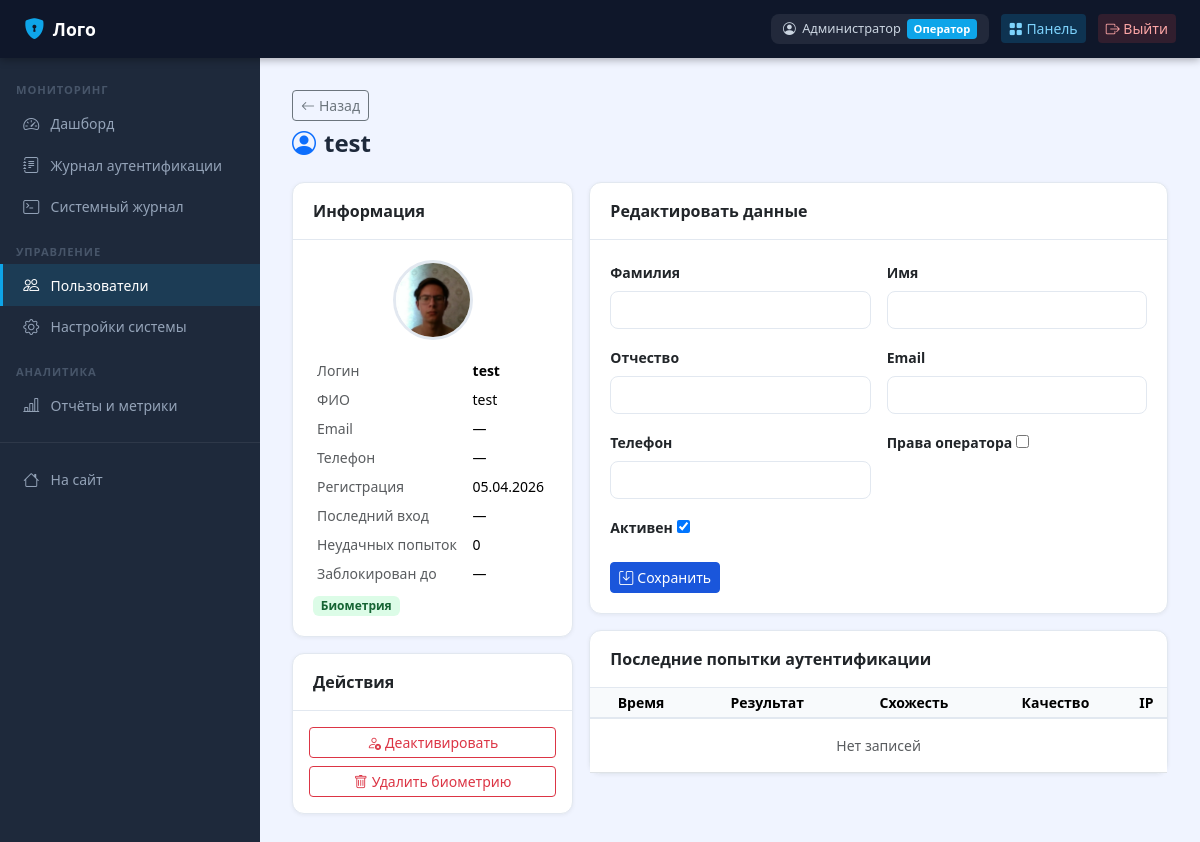
/operator/users/3/ (signed in), run on an earlier commit of the app's database.
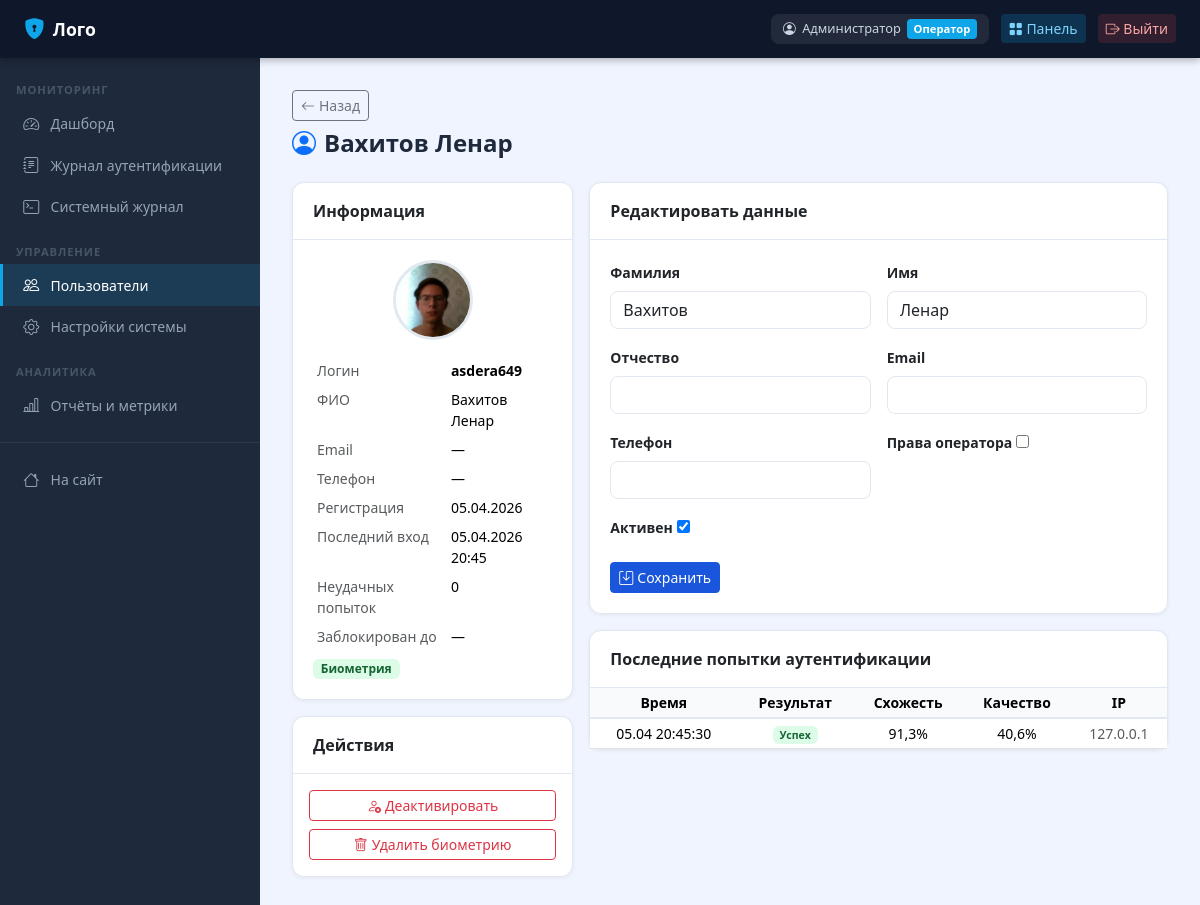
And on a later commit of the database.
### apps/accounts/models.py (models this page shows, shortened)
class CustomUser(AbstractUser):
    patronymic = models.CharField('Отчество', max_length=150, blank=True)
    phone = models.CharField('Телефон', max_length=20, blank=True)
    is_operator = models.BooleanField('Оператор', default=False)
    is_biometric_registered = models.BooleanField('Биометрия зарегистрирована', default=False)
    failed_attempts = models.PositiveIntegerField('Неудачных попыток', default=0)
    locked_until = models.DateTimeField('Заблокирован до', null=True, blank=True)
    created_at = models.DateTimeField('Дата регистрации', auto_now_add=True)
    class Meta:
        verbose_name = 'Пользователь'
        verbose_name_plural = 'Пользователи'
    def get_full_name_ru(self):
        parts = [self.last_name, self.first_name, self.patronymic]
        return ' '.join(p for p in parts if p) or self.username
    def is_locked(self):
        if self.locked_until and self.locked_until > timezone.now():
            return True
        return False

class BiometricTemplate(models.Model):
    user = models.OneToOneField(
        CustomUser, on_delete=models.CASCADE,
        related_name='biometric_template', verbose_name='Пользователь'
    )
    embedding = models.TextField('Вектор признаков (JSON)')  # JSON array of 512 floats
    detection_confidence = models.FloatField('Уверенность детекции', default=0.0)
    image_quality_score = models.FloatField('Оценка качества изображения', default=0.0)
    face_image = models.ImageField('Фото лица', upload_to='biometric_faces/', blank=True)
    created_at = models.DateTimeField('Создан', auto_now_add=True)
    updated_at = models.DateTimeField('Обновлён', auto_now=True)
    class Meta:
        verbose_name = 'Биометрический шаблон'
        verbose_name_plural = 'Биометрические шаблоны'

### apps/biometric/models.py (models this page shows, shortened)
class AuthenticationLog(models.Model):
    RESULT_SUCCESS = 'success'
    RESULT_FAIL_QUALITY = 'fail_quality'
    RESULT_FAIL_NO_FACE = 'fail_no_face'
    RESULT_FAIL_RECOGNITION = 'fail_recognition'
    RESULT_FAIL_LIVENESS = 'fail_liveness'
    RESULT_FAIL_LOCKED = 'fail_locked'
    RESULT_CHOICES = [
        (RESULT_SUCCESS, 'Успех'),
        (RESULT_FAIL_QUALITY, 'Низкое качество изображения'),
        (RESULT_FAIL_NO_FACE, 'Лицо не обнаружено'),
        (RESULT_FAIL_RECOGNITION, 'Лицо не распознано'),
        (RESULT_FAIL_LIVENESS, 'Проверка живости не пройдена'),
        (RESULT_FAIL_LOCKED, 'Аккаунт заблокирован'),
    ]
    user = models.ForeignKey(
        settings.AUTH_USER_MODEL, on_delete=models.SET_NULL,
        null=True, blank=True, related_name='auth_logs', verbose_name='Пользователь'
    )
    attempted_username = models.CharField('Введённый логин', max_length=150, blank=True)
    timestamp = models.DateTimeField('Время', auto_now_add=True, db_index=True)
    result = models.CharField('Результат', max_length=30, choices=RESULT_CHOICES)
    recognition_confidence = models.FloatField('Уверенность распознавания', default=0.0)
    quality_score = models.FloatField('Оценка качества', default=0.0)
    liveness_score = models.FloatField('Оценка живости (заглушка)', null=True, blank=True)
    failure_reason = models.TextField('Причина отказа', null=True, blank=True)
    ip_address = models.GenericIPAddressField('IP-адрес', null=True, blank=True)
    user_agent = models.CharField('User-Agent', max_length=500, blank=True)
    class Meta:
        verbose_name = 'Журнал аутентификации'
        verbose_name_plural = 'Журнал аутентификации'
        ordering = ['-timestamp']

### apps/operator/views.py (the view)
    @login_required
    def wrapped(request, *args, **kwargs):
        if not request.user.is_operator and not request.user.is_superuser:
            messages.error(request, 'Доступ запрещён. Требуются права оператора.')
            return redirect('home')
        return view_func(request, *args, **kwargs)

### apps/accounts/forms.py
class UserEditForm(forms.ModelForm):
    class Meta:
        model = CustomUser
        fields = ['last_name', 'first_name', 'patronymic', 'email', 'phone', 'is_operator', 'is_active']
        labels = {
            'last_name': 'Фамилия', 'first_name': 'Имя', 'patronymic': 'Отчество',
            'email': 'Email', 'phone': 'Телефон',
            'is_operator': 'Права оператора', 'is_active': 'Активен',
        }
        widgets = {
            'last_name': forms.TextInput(attrs={'class': 'form-control'}),
            'first_name': forms.TextInput(attrs={'class': 'form-control'}),
            'patronymic': forms.TextInput(attrs={'class': 'form-control'}),
            'email': forms.EmailInput(attrs={'class': 'form-control'}),
            'phone': forms.TextInput(attrs={'class': 'form-control'}),
        }

### apps/operator/views.py (called while the page is built)
def operator_required(view_func):
    @login_required
    def wrapped(request, *args, **kwargs):
        if not request.user.is_operator and not request.user.is_superuser:
            messages.error(request, 'Доступ запрещён. Требуются права оператора.')
            return redirect('home')
        return view_func(request, *args, **kwargs)
    return wrapped

### templates/operator/user_detail.html (shortened to what the changed rows need)
{% extends "operator/base_operator.html" %}
{% block op_content %}
<div class="page-header">
  <div>
    <a href="{% url 'users_list' %}" class="btn btn-sm btn-outline-secondary mb-2"><i class="bi bi-arrow-left me-1"></i>Назад</a>
    <h1><i class="bi bi-person-circle me-2 text-primary"></i>{{ target.get_full_name_ru }}</h1>
  </div>
</div>
<div class="row g-3">
  <div class="col-lg-4">
    <div class="card mb-3">
      <div style="padding:1.25rem">
        {% if target.biometric_template.face_image %}
          <img src="{{ target.biometric_template.face_image.url }}" class="rounded-circle d-block mx-auto mb-3" style="width:80px;height:80px;object-fit:cover;border:3px solid #e2e8f0">
        {% else %}
          <div style="width:80px;height:80px;background:#f0f4ff;border-radius:50%;display:flex;align-items:center;justify-content:center;margin:0 auto 1rem">
            <i class="bi bi-person" style="font-size:2rem;color:#94a3b8"></i>
          </div>
        {% endif %}
        <table class="table table-sm table-borderless mb-0 small">
          <tr><td class="text-muted">Логин</td><td class="fw-semibold">{{ target.username }}</td></tr>
          <tr><td class="text-muted">ФИО</td><td>{{ target.get_full_name_ru }}</td></tr>
          <tr><td class="text-muted">Email</td><td>{{ target.email|default:"—" }}</td></tr>
          <tr><td class="text-muted">Телефон</td><td>{{ target.phone|default:"—" }}</td></tr>
          <tr><td class="text-muted">Регистрация</td><td>{{ target.created_at|date:"d.m.Y" }}</td></tr>
          <tr><td class="text-muted">Последний вход</td><td>{% if last_success %}{{ last_success.timestamp|date:"d.m.Y H:i" }}{% else %}—{% endif %}</td></tr>
          <tr><td class="text-muted">Неудачных попыток</td><td class="{% if target.failed_attempts > 0 %}text-danger fw-bold{% endif %}">{{ target.failed_attempts }}</td></tr>
          <tr><td class="text-muted">Заблокирован до</td><td>{% if target.locked_until %}{{ target.locked_until|date:"d.m.Y H:i" }}{% else %}—{% endif %}</td></tr>
        </table>
        <div class="mt-2 d-flex gap-1 flex-wrap">
          {% if target.is_biometric_registered %}<span class="badge badge-success">Биометрия</span>{% else %}<span class="badge badge-secondary">Нет биометрии</span>{% endif %}
        </div>
      </div>
    </div>
  </div>
  <div class="col-lg-8">
    <div class="card mb-3">
      <div style="padding:1.25rem">
        <form method="post">
          <div class="row g-3">
            {% for field in edit_form %}
            <div class="col-md-6">
              <label class="form-label small fw-semibold">{{ field.label }}</label>
              {{ field }}
            </div>
            {% endfor %}
          </div>
        </form>
      </div>
    </div>
    <div class="card">
      <div style="overflow-x:auto">
        <table class="table table-sm mb-0 small text-center">
          <thead><tr><th>Время</th><th>Результат</th><th>Схожесть</th><th>Качество</th><th>IP</th></tr></thead>
          <tbody>
            {% for log in logs %}
            <tr>
              <td>{{ log.timestamp|date:"d.m H:i:s" }}</td>
              <td>{% if log.result == 'success' %}<span class="badge badge-success">Успех</span>{% else %}<span class="badge badge-danger">{{ log.get_result_display }}</span>{% endif %}</td>
              <td>{{ log.recognition_confidence|floatformat:1 }}%</td>
              <td>{{ log.quality_score|floatformat:1 }}%</td>
              <td class="text-muted">{{ log.ip_address|default:"—" }}</td>
            </tr>
            {% empty %}<tr><td colspan="5" class="text-center text-muted py-3">Нет записей</td></tr>{% endfor %}
          </tbody>
        </table>
      </div>
    </div>
  </div>
</div>
{% endblock %}

What changed in the data, as far as the page shows it:
changed CustomUser: get_full_name_ru "test" → "Вахитов Ленар"; username "test" → "asdera649"; last_name (not shown) → "Вахитов"; first_name (not shown) → "Ленар"
now on this page (row edited): AuthenticationLog: timestamp "05.04.2026 20:45", timestamp "05.04 20:45:30", result "Успех", recognition_confidence "91,3", quality_score "40,6", ip_address "127.0.0.1"
Also different on the page:
text no longer shown: "— Нет записей"
